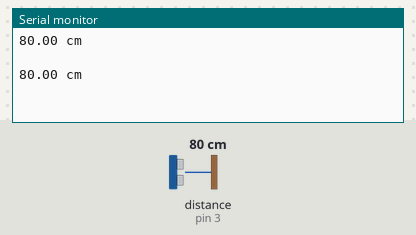
Simulated run of this sketch. Board: Arduino Uno, built with avr-gcc and run on an emulated ATmega328P. Shown: the last lines printed to the serial monitor. Inputs (shaded band) come from the test bench; at power-on: distance to the obstacle (sensor on pin 3) 80 cm. The echo pulse lasts 58.3 µs per cm.

Above: at 2.3 s.
2.4 s: distance to the obstacle (sensor on pin 3) set to 2 cm
At 4.2 s:
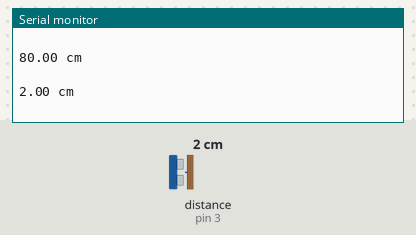
4.5 s: distance to the obstacle (sensor on pin 3) set to 4 cm
At 5.4 s:
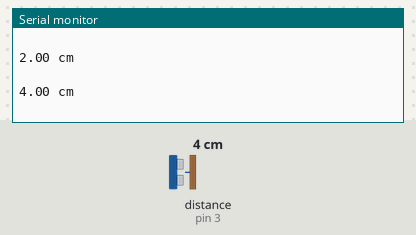
Timing chart, 0 to 7.5 s (numbered marks = the images above; inputs shaded):
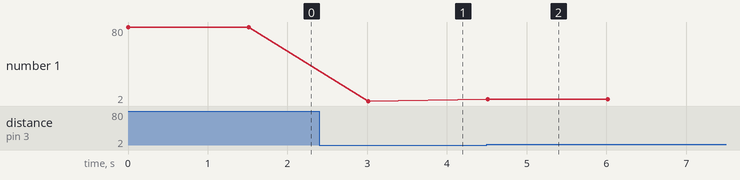

Measured:
- after the input at 2.4 s, the serial monitor: prints a new line after 0.61 s (image 1)
- after the input at 4.5 s, the serial monitor: prints a new line at once (image 2)
- plotted number 1: 80 → 2 after the input at 2.4 s, 2 → 4 after the input at 4.5 s

The sketch:

HC-SR04_4.ino
```cpp
#include <HCSR04.h>

const HCSR04 front_ObSensor(2, 3);  //initialisation class HCSR04 (trig pin , echo pin, number of sensor)

void setup() {
  Serial.begin(115200);
}

void loop() {
  Serial.print(front_ObSensor.dist());  //return curent distance (cm) in serial for sensor
  Serial.println(" cm");
  Serial.println(" ");
  delay(1500);
}
```
